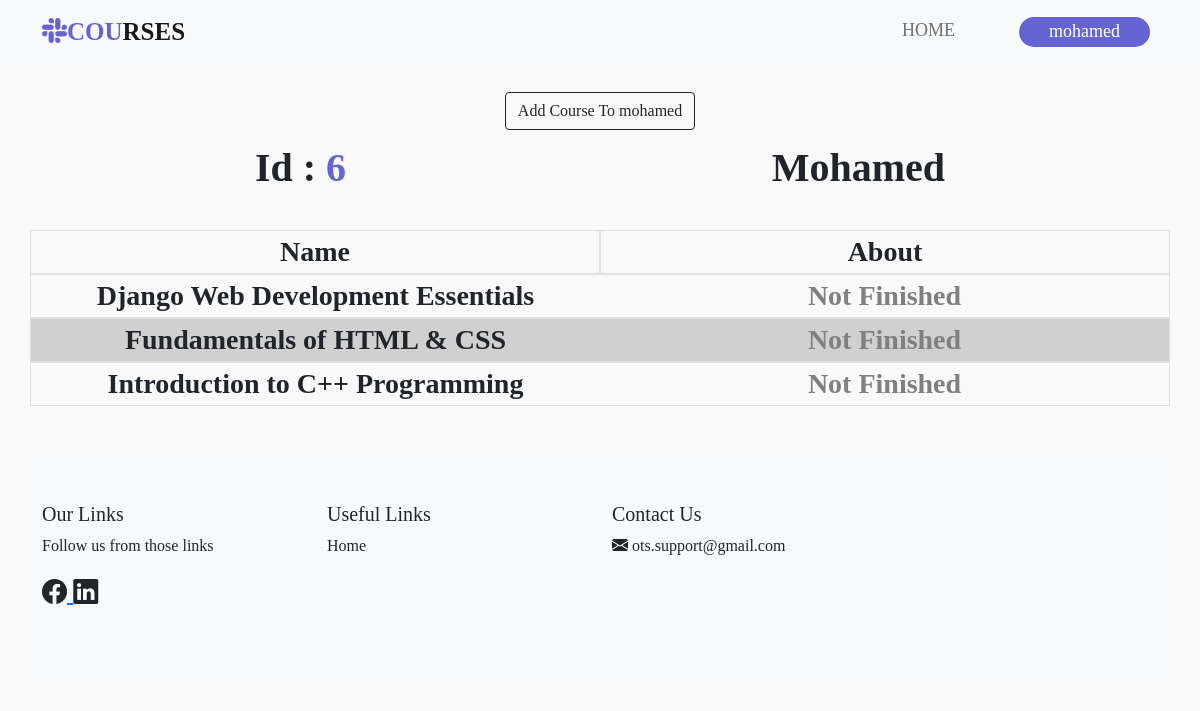
Screenshot of /userdata/6/ (signed in) with the database file from the repository.
### main/models.py (models this page shows, shortened)
class UserCourse(models.Model):
    course = models.ForeignKey(Course, on_delete=models.CASCADE)
    user = models.ForeignKey(User, on_delete=models.CASCADE)
    created_at = models.DateTimeField(auto_now_add=True)
    done = models.BooleanField(default=False)
    class Meta:
        constraints = [
            models.UniqueConstraint(fields=['user', 'course'], name='unique_user_course')
        ]

class Course(models.Model):
    title = models.CharField(max_length=100, unique=True)
    description = models.TextField()
    created_at = models.DateTimeField(auto_now_add=True)
    image = models.ImageField(upload_to='images/', blank=True, null=True)
    video_url = models.URLField(max_length=500, blank=True, null=True)
    def __str__(self):
        return self.title

### main/views.py (the view)
# urls.py: path('userdata/<int:user_id>/', userdata, name='userdata'),
@login_required
def userdata(request, user_id):
    check = 0
    admins = Admin.objects.filter(user=request.user)
    if admins.exists():
        check = 1
    if check == 0:
        redirect('/')
    courses = Course.objects.all()
    user_course = UserCourse.objects.filter(user=user_id)
    user_course = list(enumerate(user_course))
    users = []
    for idx, val in user_course:
        if idx % 2 == 0:
            users.append((0, val))
        else:
            users.append((1, val))
    employee = User.objects.get(id=user_id)
    manger = 0
    admins = Admin.objects.filter(user=request.user)
    if admins.exists():
        manger = 1
    user_core = UserCourse.objects.filter(user=user_id).select_related('course')
    user_course_ids = user_core.values_list('course_id', flat=True)
    data = {'user_course': users, 'employee': employee, 'manger': manger, 'courses': courses, 'user_course_ids': user_course_ids}
    return render(request, 'userdata.html', data)

### main/templates/userdata.html (shortened to what this page needs)
{% load static %}
<!DOCTYPE html>
<html lang="en">
<head>
    <link rel="stylesheet" href="https://cdn.jsdelivr.net/npm/bootstrap-icons@1.11.3/font/bootstrap-icons.min.css">
    <link rel="stylesheet" href="{% static 'css/main.css' %}">
    <link href="https://cdn.jsdelivr.net/npm/bootstrap@5.0.2/dist/css/bootstrap.min.css" rel="stylesheet">
</head>
<body>
    <nav class="navbar navbar-expand-lg navbar-light bg-light fixed-top">
        <div class="container">
          <a class="navbar-brand" href="{% url 'userhome' %}"><span ><i class="bi bi-slack"></i>COU</span>RSES
          </a>
          <div class="collapse navbar-collapse" id="navbarTogglerDemo02">
            <ul class="navbar-nav ms-auto mb-2 mb-lg-0">
              <li class="nav-item">
                <a class="nav-link" href="{% url 'userhome' %}" style="padding-right: 56px">Home</a>
              </li>
              <li class="nav-item">
                {% if user.is_authenticated %}
                </head>
                <body>
                  <a class="nav-link">  <button class="profile-button" onclick="toggleDropdown()">{{ user.username }}</button></a>
                  {% else %}
                      <a class="nav-link" href="{% url 'login' %}"><button type="button">Login</button></a>
                  {% endif %}
              </li>
            </ul>
          </div>
        </div>
      </nav><br><br><br>
<div class="container d-flex justify-content-center">
    <button type="button" class="btn btn-outline-dark rounded-5" data-bs-toggle="modal" data-bs-target="#courseModal">
        Add Course To {{ employee.username }}
    </button>
</div>
    <div class=" container d-flex justify-content-around">
        <div id="id_manger" class="fs-1 fw-bold p-2 bd-highlight">Id : <span>{{ employee.id }}</span></div>
        <div class=" fs-1 fw-bold p-2 bd-highlight text-capitalize">{{ employee.username}}</div>
      </div>
    <br>
     <div class="container">
      <div class=" row align-items-center">
        <div class="fs-3 fw-bold col text-center border">
          Name
        </div>
        <div class="fs-3 fw-bold col text-center border">
          About
        </div>
      </div>
     </div>
    {% for idx, val in user_course %}
        <div class="container">
        {% if idx == 0 %}
            <div class=" row align-items-center border">
        {% else %}
            <div id="tab" class=" row align-items-center border">
        {% endif %}
          <div class="fs-3 fw-bold col text-center ">
            {{ val.course }}
          </div>
          <div id="text2" class="fs-3 fw-bold col text-center ">
            {% if val.done %}
                <span style="color: green;">Finished</span>
            {% else %}
                <span style="color: gray;">Not Finished</span>
            {% endif %}
          </div>
        </div>
       </div>
    {% endfor %}
<br><br>
  <footer class="bg-light text-dark py-5">
    <div class="container">
        <div class="row">
            <div class="col-md-3 mb-4">
                <h5 fs-1 fw-bold >Our Links</h5>
                <p fs-3>Follow us from those links</p>
                <div id="icon_text">
                    <a href="https://www.facebook.com/" target="_blank" rel="noopener noreferrer">
                        <i class="bi bi-facebook text-dark"></i>
                    </a>
                    <a href="https://www.linkedin.com/" target="_blank" rel="noopener noreferrer">
                        <i class="bi bi-linkedin text-dark"></i>
                    </a>
                </div>
            </div>
                <div class="col-md-3 mb-4">
                <h5>Useful Links</h5>
                <ul class="list-unstyled">
                    <li><a id="mmmm" href="{% url 'userhome' %}" class="text-dark">Home</a></li>
                </ul>
            </div>
            <div class="col-md-3 mb-4">
              <h5>Contact Us</h5>
              <i class="bi bi-envelope-fill"></i>
              <a href="https://mail.google.com/mail/?view=cm&fs=1&to=ots.support@gmail.com" target="_blank" style="text-decoration: none; color: inherit;">
                  <span>ots.support@gmail.com</span>
              </a>
          </div>
        </div>
    </div>
  </footer>
</body>
</html>

### main/static/css/main.css (style rules this page uses)
* { font-family: montserrat; }
body { background:#f1fbff; }
.navbar-nav a { font-size: 18px; text-transform: uppercase; font-weight: 500; color: #6664D4; transition: color 0.3s ease; }
.navbar-light .navbar-brand { color: #000; font-size: 25px; font-weight: 700; }
.navbar-brand i { color: #6664D4; }
.navbar-brand span { color: #6664D4; }
.navbar button { height: 30px; padding: 0px 30px; color: white; background-color: #6664D4; font-size: 18px; border-radius: 20px; border-color: #6664D4; border-width: 1px; transition: background-color 0.4s ease, color 0.4s ease; }
#id_manger span { color: #6664D4; }
#tab { background-color: rgb(209, 208, 208); }
#text2 span { color: #6664D4; }
#icon_text { font-size: 25px; padding-right: 50px; }
.list-unstyled a { text-decoration: none; }

### main/templates/userdata.html (style rules this page uses)
body { font-family: Arial, sans-serif; background-color: #f9f9f9; padding: 20px; }
.profile-button { background-color: #4CAF50; color: white; padding: 10px 20px; border: none; border-radius: 4px; cursor: pointer; position: relative; }

### rows the page displays
UserCourse: course "Django Web Development Essentials", done "Not Finished"
UserCourse: course "Fundamentals of HTML & CSS", done "Not Finished"
UserCourse: course "Introduction to C++ Programming", done "Not Finished"

### other values shown
{{ user.username }} "mohamed"
{{ employee.username }} "mohamed"
{{ employee.id }} "6"
{{ employee.username }} "Mohamed"
